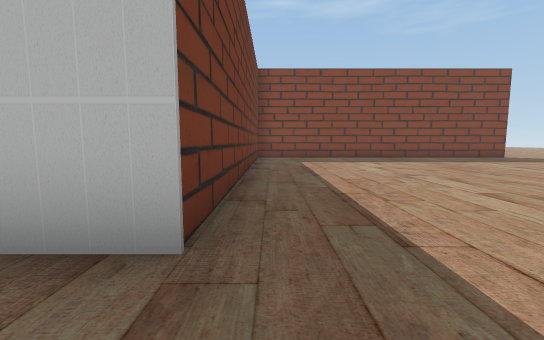
[1] (above)

22 first-person views from a walk through a 3-D level made in the Unity game engine. The camera is 1.3 m above the floor, tilts 6° down and sees 90° across. The floor is counted in squares, 2 m on a side. Each view is taken from the middle of a square. On the plan, view 1 faces up. The plan holds only what a view shows up to about 9 squares ahead; the rest is blank. The place goes on beyond the plan.

[2]
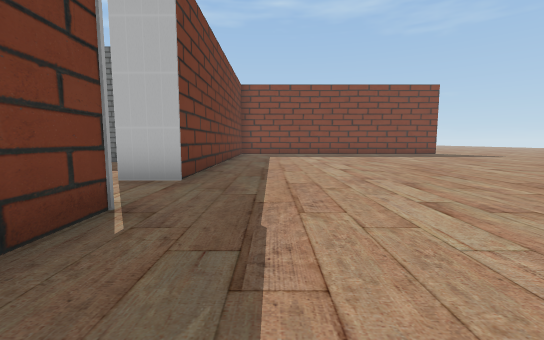

[3]
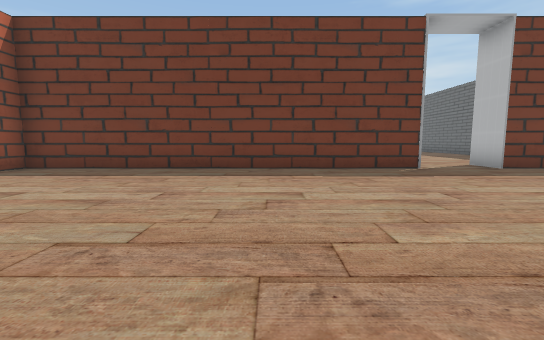

[4]
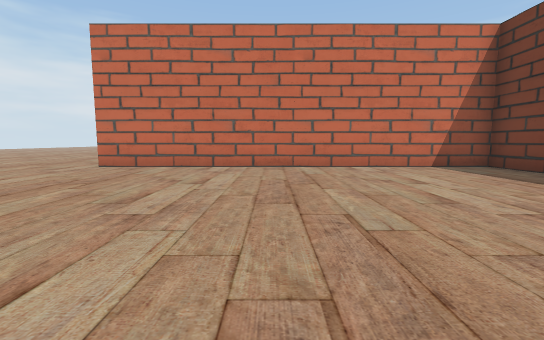

[5]
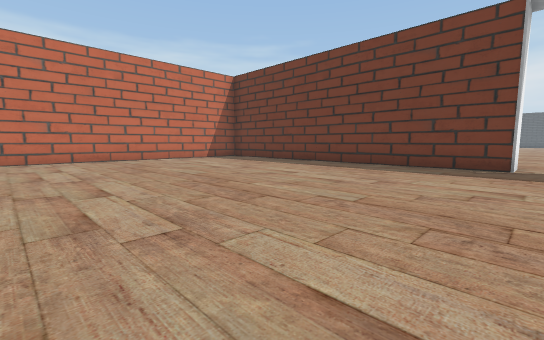

[6]
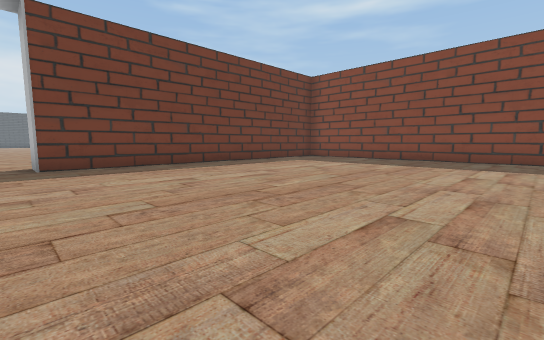

[7]
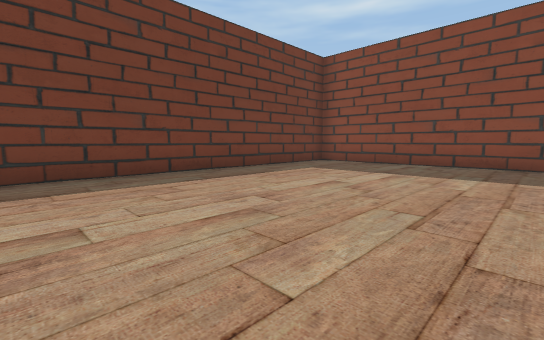

[8]
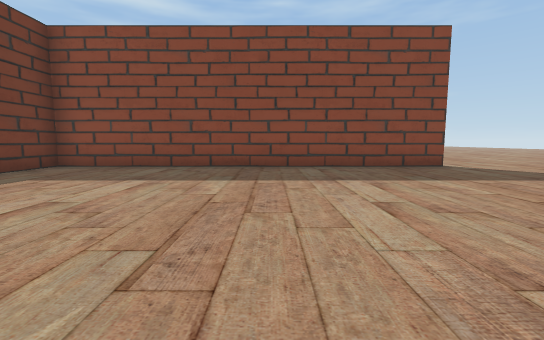

[9]
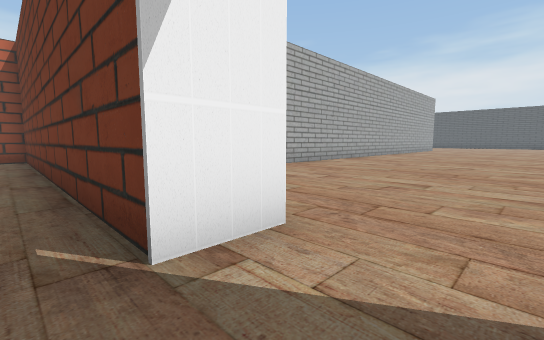

[10]
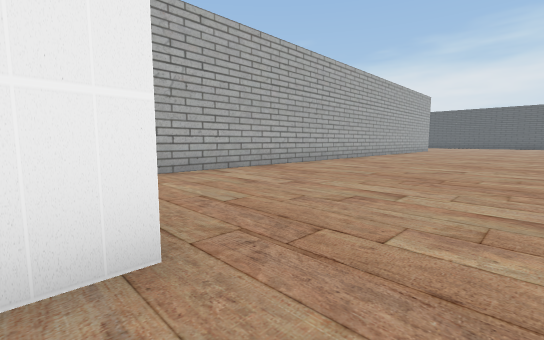

[11]
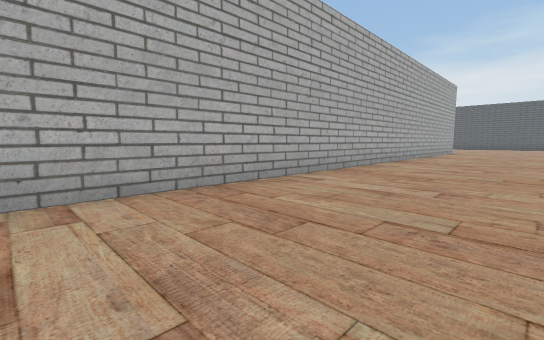

[12]
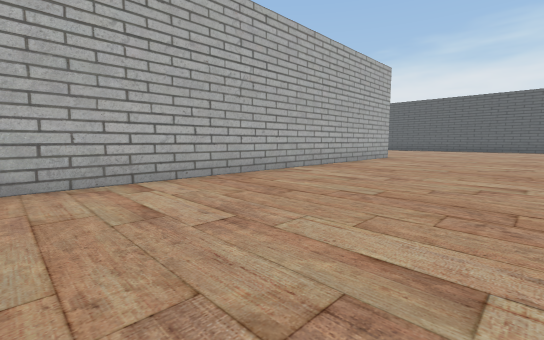

[13]
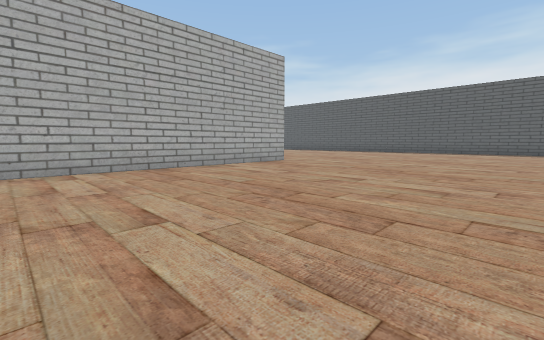

[14]
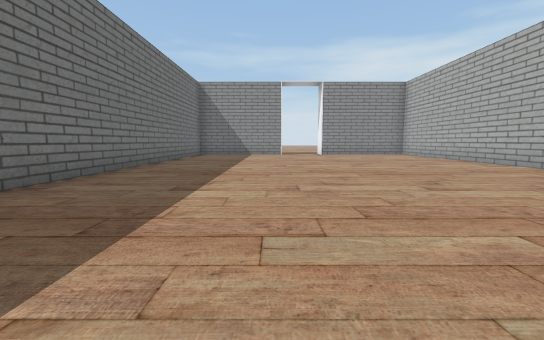

[15]
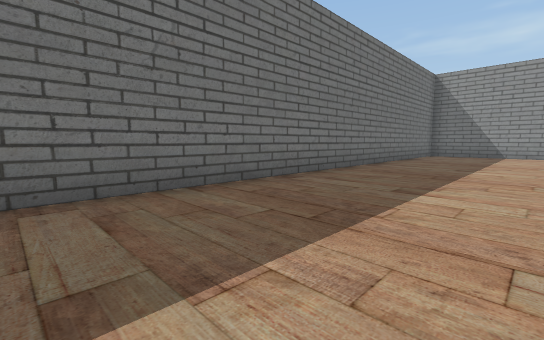

[16]
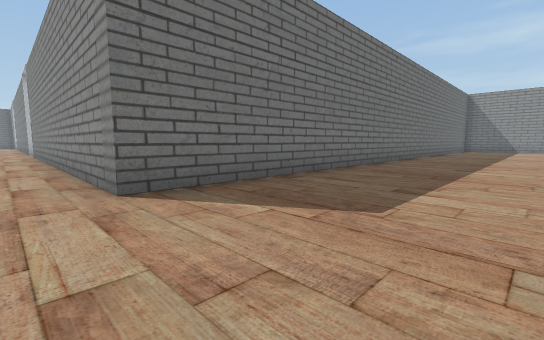

[17]
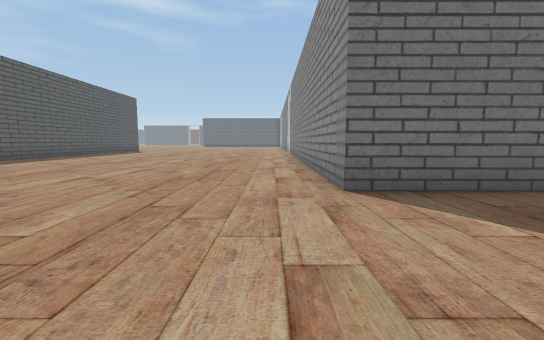

[18]
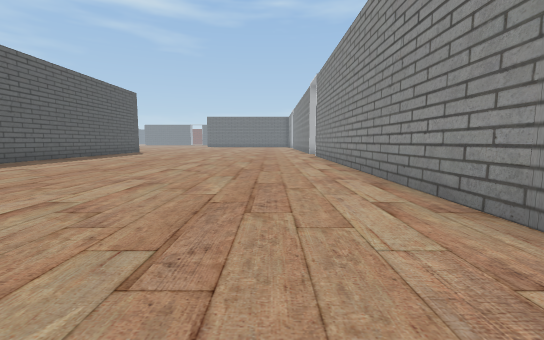

[19]
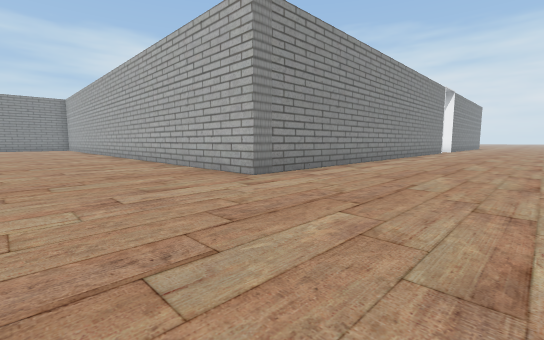

[20]
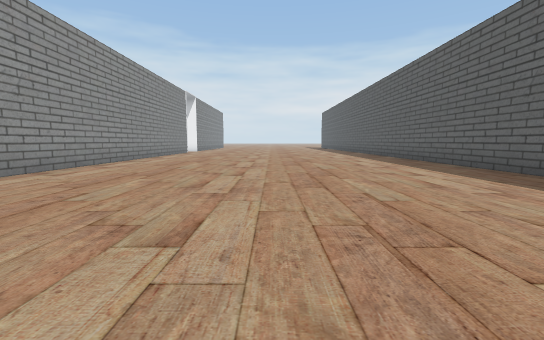

[21]
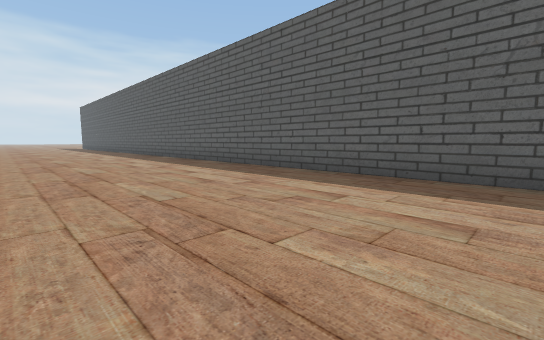

[22]
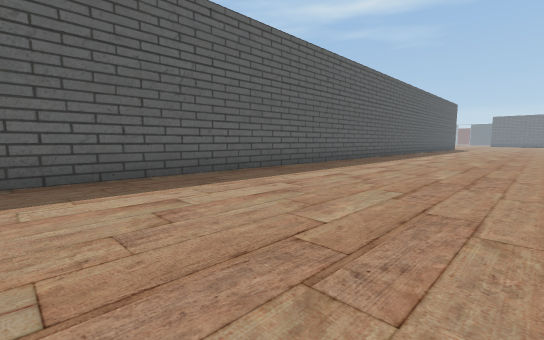

### Floor plan
Points are (right, up) in squares from view 1. A wall is a line through its corners. A room is listed if a view was taken in it or the views show most of it. See-through windows are left out.
Room 1 (views 1, 2, 3, 4, 5, 6, 7, 8, 9, 10)
walls: (-1.6, -0.4) (-0.6, -0.4) (-0.6, -9.9) (7.5, -9.9); (7.5, 11.1) (-0.6, 11.1) (-0.6, 1.5) (-1.6, 1.5)
ways out: opening at (-1, 0.5) to room 2
Room 2 (views 11, 12, 13, 14, 15, 16, 17, 18, 19, 20, 21, 22)
walls: (-21, -11.1) (-21, -4.4) (-3.1, -4.4); (-31.1, 2.8) (-31.1, -11.1); (-5.6, 5.5) (-21, 5.5) (-21, 13.5); (-31.1, 13.1) (-31.1, 12)
ways out: opening at (-1, 0.5) to room 1

Where each view was taken, in squares from view 1:
view 1: 0 up, 0 right, facing up
view 2: 3 down, 1 right, facing up
view 3: 4 down, 6 right, facing left
view 4: 3 down, 5 right, facing down
view 5: 0 up, 7 right, facing down-left
view 6: 1 up, 7 right, facing up-left
view 7: 3 up, 5 right, facing up-left
view 8: 4 up, 5 right, facing up
view 9: 1 up, 0 right, facing down-left
view 10: 1 up, 1 left, facing down-left
view 11: 1 down, 4 left, facing down-left
view 12: 0 up, 10 left, facing down-left
view 13: 2 up, 14 left, facing down-left
view 14: 2 up, 15 left, facing right
view 15: 2 up, 15 left, facing up-right
view 16: 2 up, 22 left, facing up-right
view 17: 2 up, 22 left, facing up
view 18: 4 up, 23 left, facing up
view 19: 1 down, 25 left, facing down-right
view 20: 2 down, 26 left, facing down
view 21: 2 down, 26 left, facing down-left
view 22: 5 down, 26 left, facing up-left
